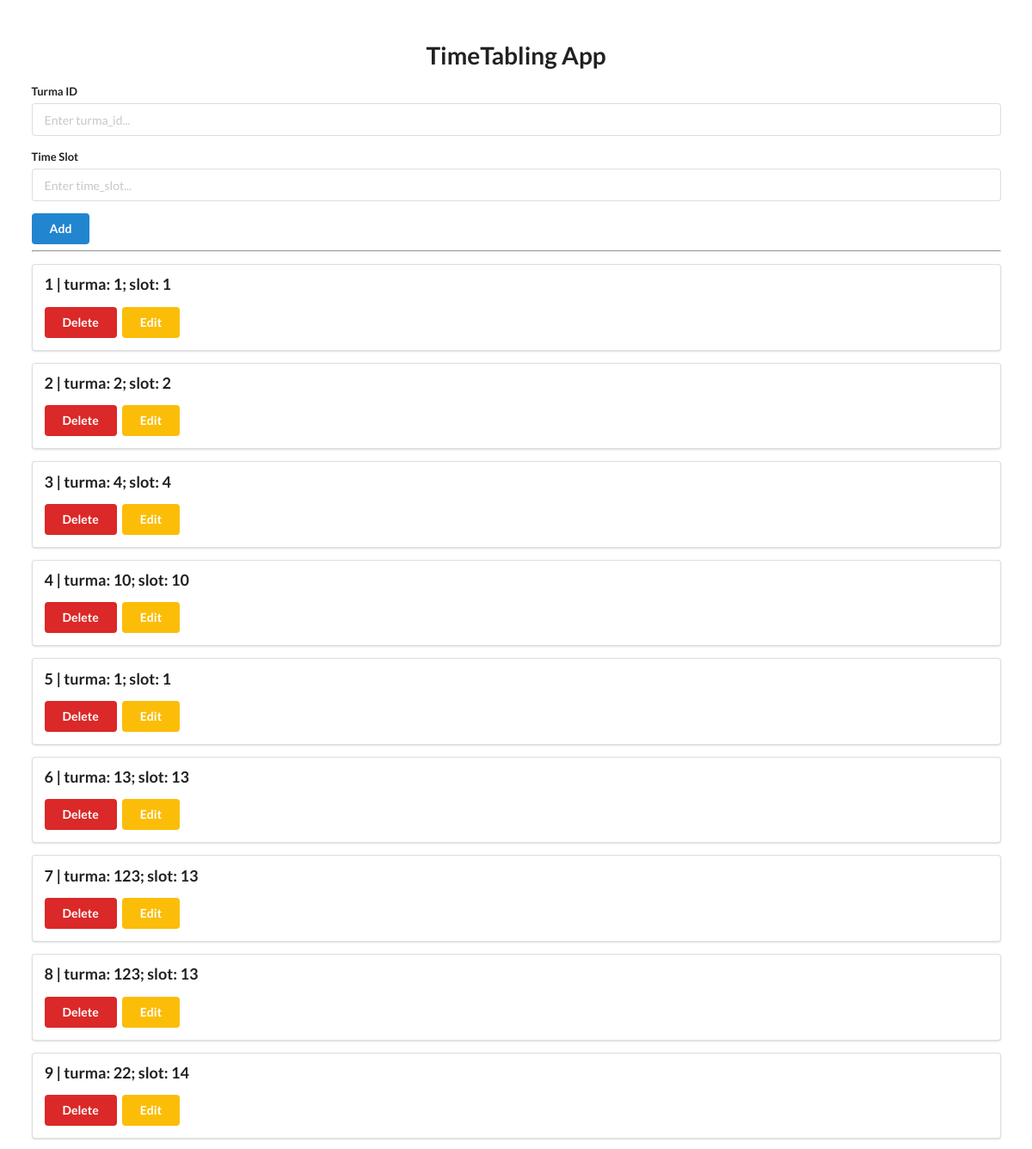
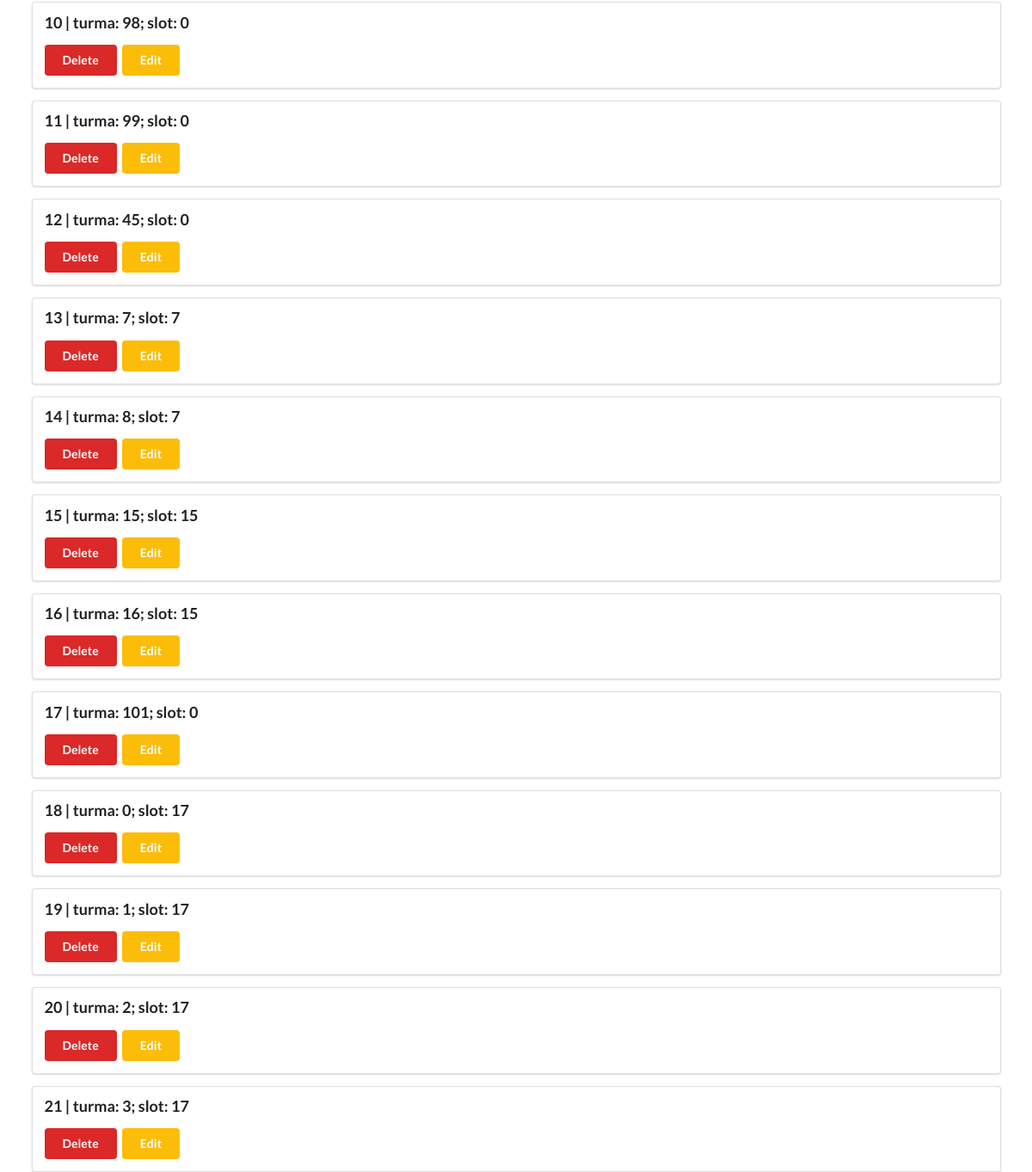
Before: / with the older database file (2 pictures, top to bottom).
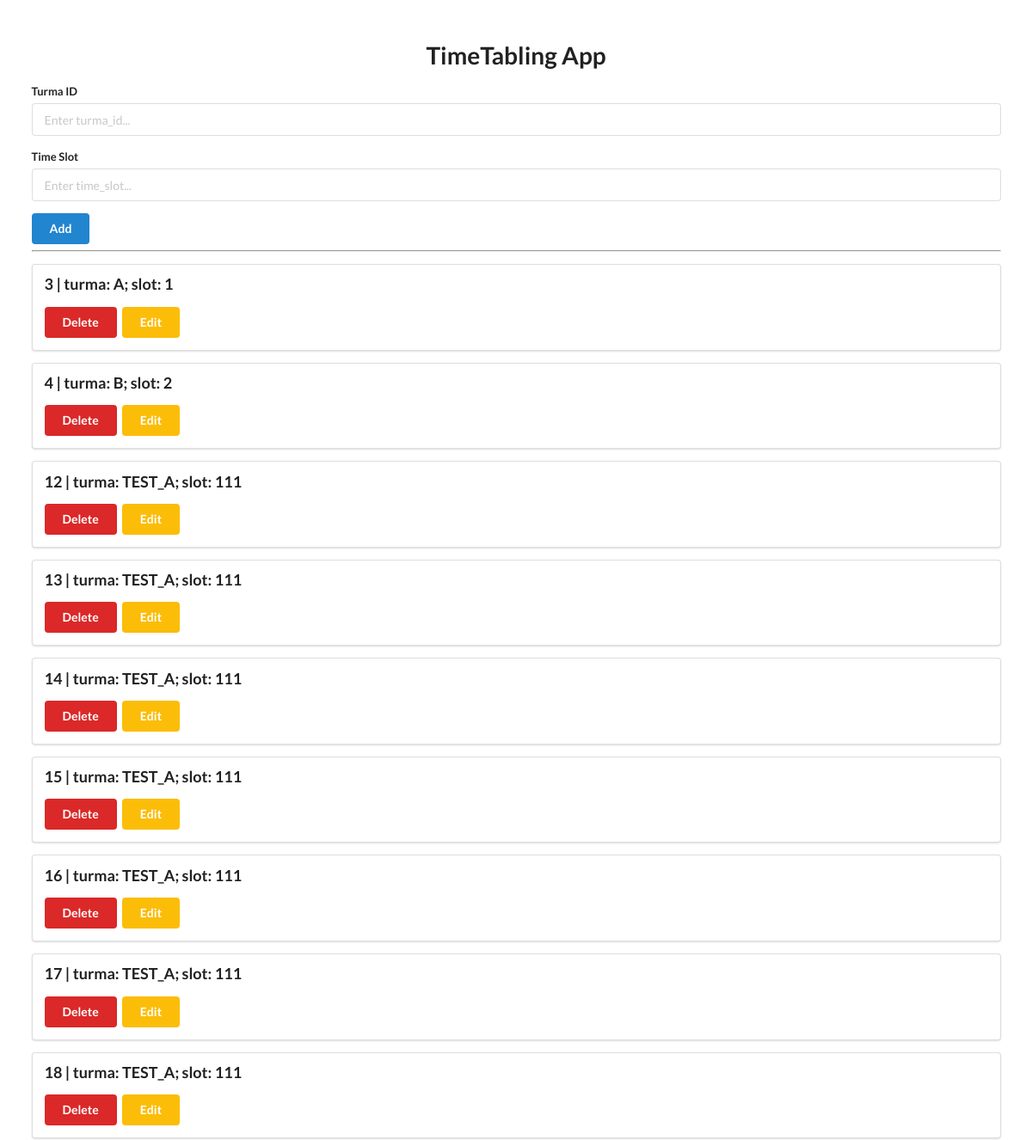
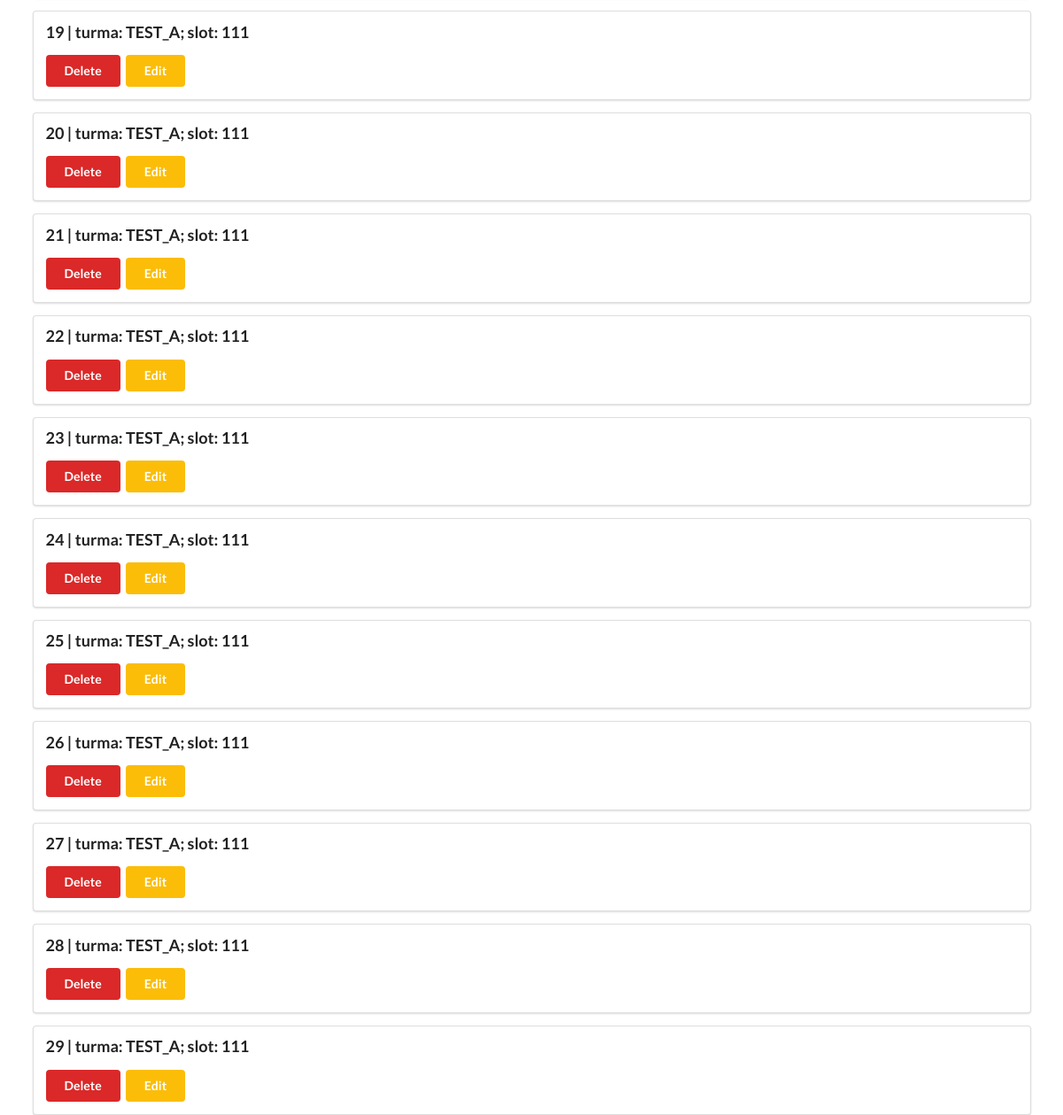
After: the same page with the newer database file (2 pictures, top to bottom).
### timetabling/models.py (models this page shows)
class TimeSlot(Base):
    __tablename__ = "time_slot"
    id: Mapped[int] = mapped_column(primary_key=True)
    turma_id: Mapped[int] = mapped_column(ForeignKey("turma.id"))
    slot: Mapped[int] = mapped_column(
        Integer
    )  # TODO: consider monA, tueC || AA, BC || 0, 10

### timetabling/app.py (the view)
@app.get("/")
def home(request: Request, db: Session = Depends(get_db)):
    time_slots = db.query(models.TimeSlot).all()
    return templates.TemplateResponse(
        "tt_index.html", {"request": request, "time_slot_list": time_slots}
    )

### timetabling/templates/tt_index.html (shortened to what this page needs)
<!DOCTYPE html>
<html lang="en">
  <head>
    <head>
    </head>
    <link
      rel="stylesheet"
      href="https://cdn.jsdelivr.net/npm/semantic-ui@2.4.2/dist/semantic.min.css"
    />
  </head>
  <body>
    <div style="margin-top: 50px" class="ui container">
      <h1 class="ui center aligned header">TimeTabling App</h1>
      <form class="ui form" action="/add" method="post">
        <div class="field">
          <label>Turma ID</label>
          <input
            type="text"
            name="turma_id"
            placeholder="Enter turma_id..."
          /><br />
        </div>
        <div class="field">
          <label>Time Slot</label>
          <input
            type="text"
            name="time_slot"
            placeholder="Enter time_slot..."
          /><br />
        </div>
        <button class="ui blue button" value="Continue" type="submit">
          Add
        </button>
      </form>
      <hr />
      {% for time_slot in time_slot_list %}
      <div class="ui segment">
        <p class="ui big header">
          {{time_slot.id }} | turma: {{ time_slot.turma_id }}; slot:
          {{time_slot.slot}}
        </p>
        <a class="ui red button" href="/delete/{{ time_slot.id }}">Delete</a>
        <a
          class="ui yellow button"
          onclick="openEditDialog('{{ time_slot.id }}')"
          >Edit</a
        >
      </div>
      {% endfor %}
    </div>
  </body>
</html>

Changed rows visible on the page:
removed TimeSlot: id "1", turma_id "1", slot "1"
removed TimeSlot: id "2", turma_id "2", slot "2"
removed TimeSlot: id "5", turma_id "1", slot "1"
removed TimeSlot: id "6", turma_id "13", slot "13"
removed TimeSlot: id "7", turma_id "123", slot "13"
removed TimeSlot: id "8", turma_id "123", slot "13"
removed TimeSlot: id "9", turma_id "22", slot "14"
removed TimeSlot: id "10", turma_id "98", slot "0"
removed TimeSlot: id "11", turma_id "99", slot "0"
changed TimeSlot id 3: turma_id "4" → "A"; slot "4" → "1"
changed TimeSlot id 4: turma_id "10" → "B"; slot "10" → "2"
changed TimeSlot id 12: turma_id "45" → "TEST_A"; slot "0" → "111"
changed TimeSlot id 13: turma_id "7" → "TEST_A"; slot "7" → "111"
changed TimeSlot id 14: turma_id "8" → "TEST_A"; slot "7" → "111"
changed TimeSlot id 15: turma_id "15" → "TEST_A"; slot "15" → "111"
changed TimeSlot id 16: turma_id "16" → "TEST_A"; slot "15" → "111"
changed TimeSlot id 17: turma_id "101" → "TEST_A"; slot "0" → "111"
changed TimeSlot id 18: turma_id "0" → "TEST_A"; slot "17" → "111"
changed TimeSlot id 19: turma_id "1" → "TEST_A"; slot "17" → "111"
changed TimeSlot id 20: turma_id "2" → "TEST_A"; slot "17" → "111"
changed TimeSlot id 21: turma_id "3" → "TEST_A"; slot "17" → "111"
added TimeSlot: id "22", turma_id "TEST_A", slot "111"
added TimeSlot: id "23", turma_id "TEST_A", slot "111"
added TimeSlot: id "24", turma_id "TEST_A", slot "111"
added TimeSlot: id "25", turma_id "TEST_A", slot "111"
added TimeSlot: id "26", turma_id "TEST_A", slot "111"
added TimeSlot: id "27", turma_id "TEST_A", slot "111"
added TimeSlot: id "28", turma_id "TEST_A", slot "111"
added TimeSlot: id "29", turma_id "TEST_A", slot "111"
